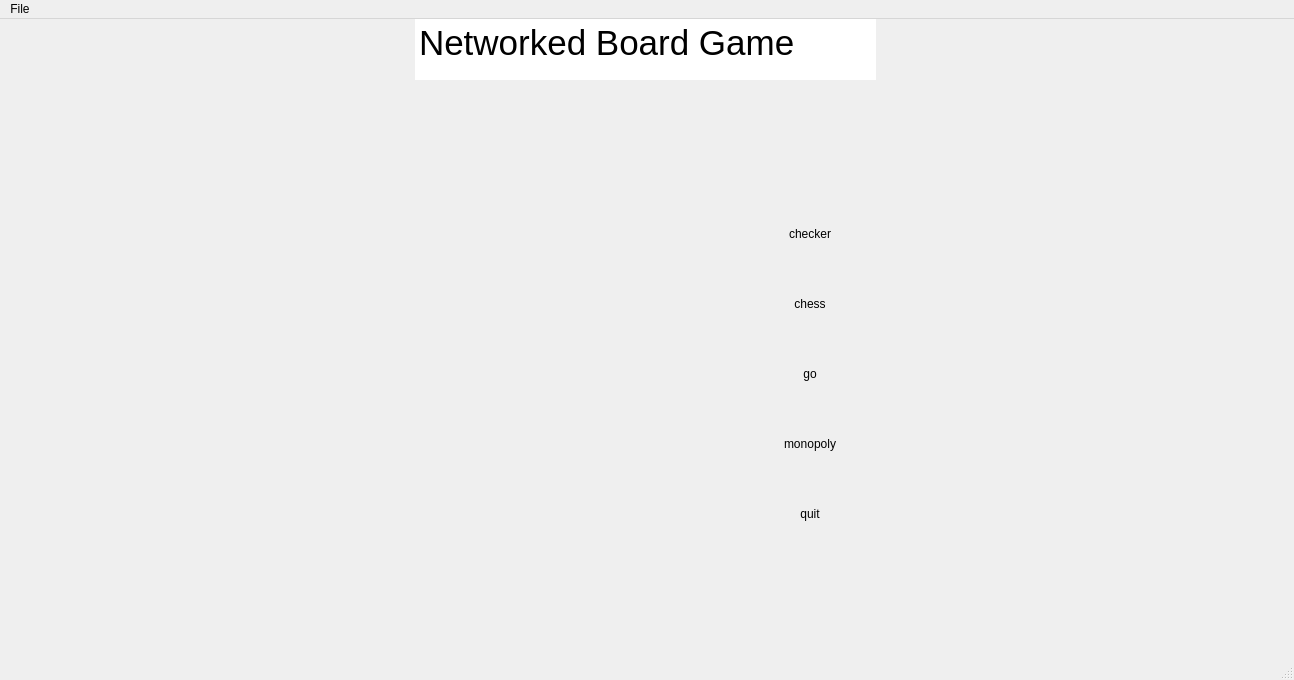
<?xml version="1.0" encoding="UTF-8"?>
<ui version="4.0">
 <class>MainWindow</class>
 <widget class="QMainWindow" name="MainWindow">
  <property name="geometry">
   <rect>
    <x>0</x>
    <y>0</y>
    <width>1294</width>
    <height>680</height>
   </rect>
  </property>
  <property name="focusPolicy">
   <enum>Qt::StrongFocus</enum>
  </property>
  <property name="windowTitle">
   <string>MainWindow</string>
  </property>
  <property name="windowOpacity">
   <double>0.000000000000000</double>
  </property>
  <property name="styleSheet">
   <string notr="true">
</string>
  </property>
  <widget class="QWidget" name="centralWidget">
   <property name="styleSheet">
    <string notr="true">background-image:url(:/board.png);
background-position: all;</string>
   </property>
   <widget class="QPushButton" name="pushButton_2">
    <property name="geometry">
     <rect>
      <x>710</x>
      <y>190</y>
      <width>200</width>
      <height>50</height>
     </rect>
    </property>
    <property name="minimumSize">
     <size>
      <width>0</width>
      <height>0</height>
     </size>
    </property>
    <property name="focusPolicy">
     <enum>Qt::StrongFocus</enum>
    </property>
    <property name="whatsThis">
     <string>&lt;html&gt;&lt;head/&gt;&lt;body&gt;&lt;p&gt;&lt;br/&gt;&lt;/p&gt;&lt;/body&gt;&lt;/html&gt;</string>
    </property>
    <property name="styleSheet">
     <string notr="true">font: 24pt &quot;MV Boli&quot;;
border-style:solid;</string>
    </property>
    <property name="text">
     <string>checker</string>
    </property>
   </widget>
   <widget class="QPushButton" name="pushButton_3">
    <property name="geometry">
     <rect>
      <x>710</x>
      <y>260</y>
      <width>200</width>
      <height>50</height>
     </rect>
    </property>
    <property name="minimumSize">
     <size>
      <width>0</width>
      <height>0</height>
     </size>
    </property>
    <property name="styleSheet">
     <string notr="true">font: 24pt &quot;MV Boli&quot;;
border-style:solid;</string>
    </property>
    <property name="text">
     <string>chess</string>
    </property>
   </widget>
   <widget class="QPushButton" name="pushButton_4">
    <property name="geometry">
     <rect>
      <x>710</x>
      <y>330</y>
      <width>200</width>
      <height>50</height>
     </rect>
    </property>
    <property name="minimumSize">
     <size>
      <width>0</width>
      <height>0</height>
     </size>
    </property>
    <property name="styleSheet">
     <string notr="true">font: 24pt &quot;MV Boli&quot;;
border-style:solid;</string>
    </property>
    <property name="text">
     <string>go</string>
    </property>
   </widget>
   <widget class="QPushButton" name="pushButton_5">
    <property name="geometry">
     <rect>
      <x>710</x>
      <y>400</y>
      <width>200</width>
      <height>50</height>
     </rect>
    </property>
    <property name="minimumSize">
     <size>
      <width>0</width>
      <height>0</height>
     </size>
    </property>
    <property name="styleSheet">
     <string notr="true">font: 24pt &quot;MV Boli&quot;;
border-style:solid;</string>
    </property>
    <property name="text">
     <string>monopoly</string>
    </property>
   </widget>
   <widget class="QPushButton" name="pushButton_6">
    <property name="geometry">
     <rect>
      <x>710</x>
      <y>470</y>
      <width>200</width>
      <height>50</height>
     </rect>
    </property>
    <property name="minimumSize">
     <size>
      <width>0</width>
      <height>0</height>
     </size>
    </property>
    <property name="styleSheet">
     <string notr="true">font: 24pt &quot;MV Boli&quot;;
border-style:solid;</string>
    </property>
    <property name="text">
     <string>quit</string>
    </property>
   </widget>
   <widget class="QTextEdit" name="textEdit">
    <property name="geometry">
     <rect>
      <x>415</x>
      <y>0</y>
      <width>461</width>
      <height>61</height>
     </rect>
    </property>
    <property name="focusPolicy">
     <enum>Qt::NoFocus</enum>
    </property>
    <property name="contextMenuPolicy">
     <enum>Qt::DefaultContextMenu</enum>
    </property>
    <property name="styleSheet">
     <string notr="true">
font: 26pt &quot;MV Boli&quot;;</string>
    </property>
    <property name="frameShape">
     <enum>QFrame::NoFrame</enum>
    </property>
    <property name="lineWidth">
     <number>0</number>
    </property>
    <property name="html">
     <string>&lt;!DOCTYPE HTML PUBLIC &quot;-//W3C//DTD HTML 4.0//EN&quot; &quot;http://www.w3.org/TR/REC-html40/strict.dtd&quot;&gt;
&lt;html&gt;&lt;head&gt;&lt;meta name=&quot;qrichtext&quot; content=&quot;1&quot; /&gt;&lt;style type=&quot;text/css&quot;&gt;
p, li { white-space: pre-wrap; }
&lt;/style&gt;&lt;/head&gt;&lt;body style=&quot; font-family:'MV Boli'; font-size:26pt; font-weight:400; font-style:normal;&quot;&gt;
&lt;p style=&quot; margin-top:0px; margin-bottom:0px; margin-left:0px; margin-right:0px; -qt-block-indent:0; text-indent:0px;&quot;&gt;Networked Board Game&lt;/p&gt;&lt;/body&gt;&lt;/html&gt;</string>
    </property>
   </widget>
  </widget>
  <widget class="QStatusBar" name="statusBar"/>
  <widget class="QMenuBar" name="menuBar">
   <property name="geometry">
    <rect>
     <x>0</x>
     <y>0</y>
     <width>1294</width>
     <height>23</height>
    </rect>
   </property>
   <widget class="QMenu" name="menuFile">
    <property name="title">
     <string>File</string>
    </property>
    <widget class="QMenu" name="menuStart">
     <property name="title">
      <string>Start</string>
     </property>
     <widget class="QMenu" name="menuChecker">
      <property name="title">
       <string>Checker</string>
      </property>
      <addaction name="actionconnect_network"/>
      <addaction name="actionplay_with_AI"/>
     </widget>
     <widget class="QMenu" name="menuChess">
      <property name="title">
       <string>Chess</string>
      </property>
      <addaction name="actionconnect_network_2"/>
      <addaction name="actionplay_with_AI_2"/>
     </widget>
     <widget class="QMenu" name="menuGo">
      <property name="title">
       <string>Go</string>
      </property>
      <addaction name="actionconnect_network_3"/>
      <addaction name="actionplay_with_AI_3"/>
     </widget>
     <widget class="QMenu" name="menuMonopoly">
      <property name="title">
       <string>Monopoly</string>
      </property>
      <addaction name="actionconnect_network_4"/>
      <addaction name="actionplay_with_AI_4"/>
     </widget>
     <addaction name="menuChecker"/>
     <addaction name="menuChess"/>
     <addaction name="menuGo"/>
     <addaction name="menuMonopoly"/>
    </widget>
    <addaction name="menuStart"/>
    <addaction name="actionquit"/>
   </widget>
   <addaction name="menuFile"/>
  </widget>
  <action name="actionquit">
   <property name="text">
    <string>quit</string>
   </property>
  </action>
  <action name="actionconnect_network">
   <property name="text">
    <string>connect network</string>
   </property>
  </action>
  <action name="actionplay_with_AI">
   <property name="text">
    <string>play with AI</string>
   </property>
  </action>
  <action name="actionconnect_network_2">
   <property name="text">
    <string>connect network</string>
   </property>
  </action>
  <action name="actionplay_with_AI_2">
   <property name="text">
    <string>play with AI</string>
   </property>
  </action>
  <action name="actionconnect_network_3">
   <property name="text">
    <string>connect network</string>
   </property>
  </action>
  <action name="actionplay_with_AI_3">
   <property name="text">
    <string>play with AI</string>
   </property>
  </action>
  <action name="actionconnect_network_4">
   <property name="text">
    <string>connect network</string>
   </property>
  </action>
  <action name="actionplay_with_AI_4">
   <property name="text">
    <string>play with AI</string>
   </property>
  </action>
 </widget>
 <layoutdefault spacing="6" margin="11"/>
 <resources/>
 <connections/>
</ui>
